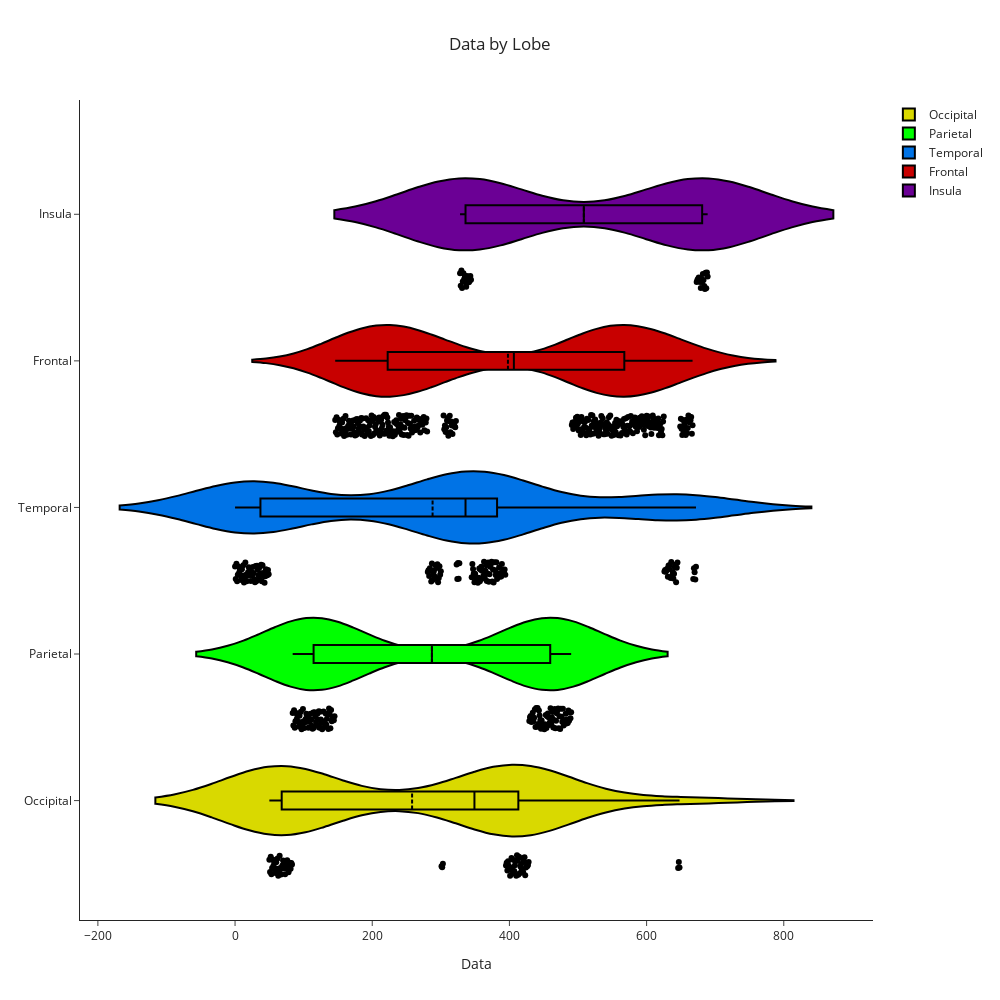

The code cell stored with this chart in its notebook:
### Markdown cell above
While simple plots such as the ones above suffice for initial data exploration, the demonstrations below may be helpful for further work:

### Code cell
# Combined box and violin plot of data broken down by lobe, 
# arranged in descending order of mean value,
# colored as per first parcel in each lobe,
# with adjacent scatterpoints,
# and hovertext to show parcel identity for each scatterpoint.

lobes = list(np.sort(np.unique(data_df['Lobe']),)[::-1])
X = []
mean_vec = []
lobe_color = ['']*len(lobes)
for i in range(len(lobes)):
    ivec = data_df['Data'].loc[(data_df['Lobe'] == lobes[i])].tolist()
    X.append(lobes[i])
    mean_vec.append(np.nanmean(ivec))


Z = [a for _, a in sorted(zip(mean_vec, X))]
for i in range(len(Z)):
    lobe_color[i] = 'rgb' + str(parcel_colors[atlas_lobe.index(Z[i])])

plot = go.Figure()
for i in range(len(Z)):
    plot.add_trace(go.Violin(x=data_df['Data'].loc[(data_df['Lobe'] == Z[i])].tolist(), name=Z[i], 
                          points='all', box_visible=True, line_color='black',
                               meanline_visible=True, fillcolor = lobe_color[i],  
                             #opacity= 0.6, 
                             hovertext=data_df['Code'].loc[(data_df['Lobe'] == Z[i])].tolist(),
            jitter=0.3, 
            pointpos=-1.8))
plot.update_layout(title="Data by Lobe",template='simple_white', width=1000, height=1000,
                  xaxis_title = 'Data', title_x=0.5,
                  showlegend=True)
plot.show()

# Uncomment the next command to save a static version of the figure as a high quality PDF
#plot.write_image("data-lobe-violin.pdf", engine='kaleido')

### Figure 1 — Plotly figure (JSON) as saved in the notebook; plotly's stock layout.template omitted (floating-point values rounded to 4 significant figures; data arrays with more than 128 entries replaced by an {"elided": "..."} marker saying what was removed)
{"data": [{"box": {"visible": true}, "fillcolor": "rgb(0.850980392156863, 0.850980392156863, 0.0)", "hovertext": ["L_O1_A", "L_O1_B", "L_O1_C", "L_O1_D", "L_O1_E", "L_O2.1_A", "L_O2.1_B", "L_O2.1_C", "L_O2.1_D", "L_O2.1_E", "L_O2.2_A", "L_O2.2_B", "L_O2.2_C", "L_O2.2_D", "L_O2.2_E", "L_O2.2_F", "L_O2.2_G", "L_O2.2_H", "L_O2.2_I", "L_O2.2_J", "L_O2.2_K", "L_O3_A", "L_O3_B", "L_O3_C.1", "L_O3_C.2", "L_O3_D.1", "L_O3_D.2", "L_O3_E", "L_O3_F", "L_O3_G", "L_O3_H", "L_O3_I", "L_O4_A", "L_O4_B", "L_L_A", "L_L_B", "L_L_C", "R_O1_A", "R_O1_B", "R_O1_C", "R_O1_D", "R_O1_E", "R_O2.1_A", "R_O2.1_B", "R_O2.1_C", "R_O2.1_D", "R_O2.1_E", "R_O2.2_A", "R_O2.2_B", "R_O2.2_C", "R_O2.2_D", "R_O2.2_E", "R_O2.2_F", "R_O2.2_G", "R_O2.2_H", "R_O2.2_I", "R_O2.2_J", "R_O2.2_K", "R_O3_A", "R_O3_B", "R_O3_C.1", "R_O3_C.2", "R_O3_D.1", "R_O3_D.2", "R_O3_E", "R_O3_F", "R_O3_G", "R_O3_H", "R_O3_I", "R_O4_A", "R_O4_B", "R_L_A", "R_L_B", "R_L_C"], "jitter": 0.3, "line": {"color": "black"}, "meanline": {"visible": true}, "name": "Occipital", "pointpos": -1.8, "points": "all", "type": "violin", "x": [50, 51, 52, 53, 54, 55, 56, 57, 58, 59, 60, 61, 62, 63, 64, 65, 66, 67, 68, 69, 70, 71, 72, 73, 74, 75, 76, 77, 78, 79, 80, 81, 82, 83, 301, 302, 303, 395, 396, 397, 398, 399, 400, 401, 402, 403, 404, 405, 406, 407, 408, 409, 410, 411, 412, 413, 414, 415, 416, 417, 418, 419, 420, 421, 422, 423, 424, 425, 426, 427, 428, 646, 647, 648]}, {"box": {"visible": true}, "fillcolor": "rgb(0.450980392156863, 1.0, 0.498039215686275)", "hovertext": ["L_AN1_A", "L_AN1_B", "L_AN1_C", "L_AN2_A", "L_AN2_B", "L_AN2_C", "L_AN2_D", "L_SM1_A", "L_SM1_B", "L_SM1_C", "L_SM1_D", "L_SM1_E", "L_SM2_A", "L_SM2_B", "L_SM3_A", "L_SM3_B", "L_SM3_C", "L_SM4_A", "L_SM4_B", "L_SM4_C", "L_SM5_A", "L_SM5_B", "L_SM5_C", "L_SM5_D", "L_SM5_E", "L_P1_A", "L_P1_B", "L_P1_C", "L_P1_D", "L_P1_E", "L_P1_F", "L_P1_G", "L_P2_A", "L_P2_B", "L_P2_C", "L_P2_D", "L_P3_A", "L_P3_B", "L_P3_C", "L_P3_D", "L_P3_E", "L_P3_F", "L_P4_A", "L_P4_B", "L_P4_C", "L_P4_D", "L_P4_E", "L_P4_F", "L_P4_G", "L_S_A", "L_S_B", "L_S_C", "L_S_D", "L_S_E", "L_S_F", "L_S_G", "L_S_H", "L_S_I", "L_S_J", "L_S_K", "L_S_L", "L_S_M", "R_AN1_A", "R_AN1_B", "R_AN1_C", "R_AN2_A", "R_AN2_B", "R_AN2_C", "R_AN2_D", "R_SM1_A", "R_SM1_B", "R_SM1_C", "R_SM1_D", "R_SM1_E", "R_SM2_A", "R_SM2_B", "R_SM3_A", "R_SM3_B", "R_SM3_C", "R_SM4_A", "R_SM4_B", "R_SM4_C", "R_SM5_A", "R_SM5_B", "R_SM5_C", "R_SM5_D", "R_SM5_E", "R_P1_A", "R_P1_B", "R_P1_C", "R_P1_D", "R_P1_E", "R_P1_F", "R_P1_G", "R_P2_A", "R_P2_B", "R_P2_C", "R_P2_D", "R_P3_A", "R_P3_B", "R_P3_C", "R_P3_D", "R_P3_E", "R_P3_F", "R_P4_A", "R_P4_B", "R_P4_C", "R_P4_D", "R_P4_E", "R_P4_F", "R_P4_G", "R_S_A", "R_S_B", "R_S_C", "R_S_D", "R_S_E", "R_S_F", "R_S_G", "R_S_H", "R_S_I", "R_S_J", "R_S_K", "R_S_L", "R_S_M"], "jitter": 0.3, "line": {"color": "black"}, "meanline": {"visible": true}, "name": "Parietal", "pointpos": -1.8, "points": "all", "type": "violin", "x": [84, 85, 86, 87, 88, 89, 90, 91, 92, 93, 94, 95, 96, 97, 98, 99, 100, 101, 102, 103, 104, 105, 106, 107, 108, 109, 110, 111, 112, 113, 114, 115, 116, 117, 118, 119, 120, 121, 122, 123, 124, 125, 126, 127, 128, 129, 130, 131, 132, 133, 134, 135, 136, 137, 138, 139, 140, 141, 142, 143, 144, 145, 429, 430, 431, 432, 433, 434, 435, 436, 437, 438, 439, 440, 441, 442, 443, 444, 445, 446, 447, 448, 449, 450, 451, 452, 453, 454, 455, 456, 457, 458, 459, 460, 461, 462, 463, 464, 465, 466, 467, 468, 469, 470, 471, 472, 473, 474, 475, 476, 477, 478, 479, 480, 481, 482, 483, 484, 485, 486, 487, 488, 489, 490]}, {"box": {"visible": true}, "fillcolor": "rgb(0.0, 0.450980392156863, 0.901960784313726)", "hovertext": {"elided": "150 str values"}, "jitter": 0.3, "line": {"color": "black"}, "meanline": {"visible": true}, "name": "Temporal", "pointpos": -1.8, "points": "all", "type": "violin", "x": {"elided": "150 int values"}}, {"box": {"visible": true}, "fillcolor": "rgb(0.784313725490196, 0.0, 0.0)", "hovertext": {"elided": "308 str values"}, "jitter": 0.3, "line": {"color": "black"}, "meanline": {"visible": true}, "name": "Frontal", "pointpos": -1.8, "points": "all", "type": "violin", "x": {"elided": "308 int values"}}, {"box": {"visible": true}, "fillcolor": "rgb(0.419607843137255, 0.0, 0.584313725490196)", "hovertext": ["L_I1_A", "L_I1_B", "L_I1_C", "L_I2_A", "L_I2_B", "L_I2_C", "L_I3_A", "L_I3_B", "L_I3_C", "L_I4_A", "L_I4_B", "L_I4_C", "L_I4_D", "L_I5_A", "L_I5_B", "L_I5_C", "L_I5_D", "R_I1_A", "R_I1_B", "R_I1_C", "R_I2_A", "R_I2_B", "R_I2_C", "R_I3_A", "R_I3_B", "R_I3_C", "R_I4_A", "R_I4_B", "R_I4_C", "R_I4_D", "R_I5_A", "R_I5_B", "R_I5_C", "R_I5_D"], "jitter": 0.3, "line": {"color": "black"}, "meanline": {"visible": true}, "name": "Insula", "pointpos": -1.8, "points": "all", "type": "violin", "x": [328, 329, 330, 331, 332, 333, 334, 335, 336, 337, 338, 339, 340, 341, 342, 343, 344, 673, 674, 675, 676, 677, 678, 679, 680, 681, 682, 683, 684, 685, 686, 687, 688, 689]}], "layout": {"height": 1000, "showlegend": true, "title": {"text": "Data by Lobe", "x": 0.5}, "width": 1000, "xaxis": {"title": {"text": "Data"}}}}
